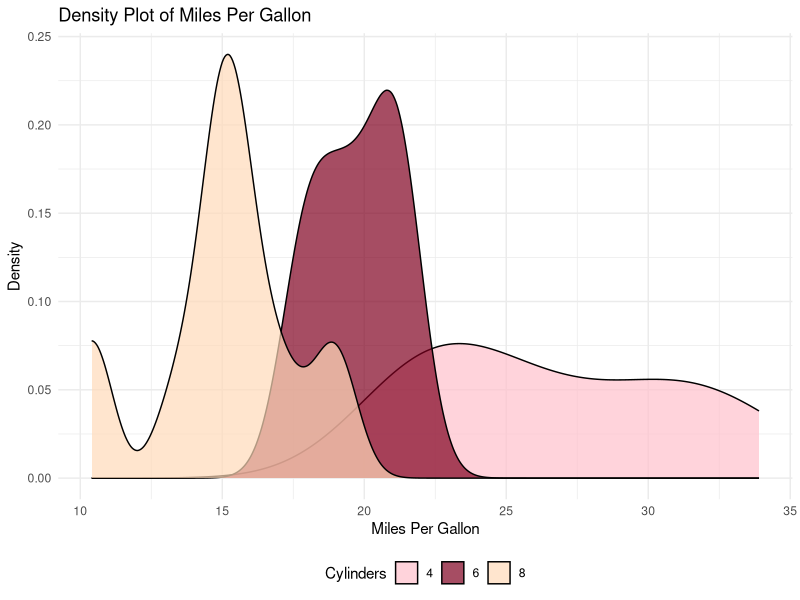

Reproduce this figure in R.
# Install ggplot2 package if it's not already installed
if (!requireNamespace("ggplot2", quietly = TRUE)) {
  install.packages("ggplot2")
}

# Load the ggplot2 library
library(ggplot2)

# Create a sample dataset
data <- mtcars

# Define the color palette
colors <- c("#FFC0CB", "#800020", "#FFDAB9")  # pink, burgundy, peach

# Create a density plot
# ggplot() initializes the ggplot object
# aes() specifies the aesthetic mappings, in this case, we map 'mpg' to the x-axis
# geom_density() adds the density plot layer
density_plot <- ggplot(data, aes(x = mpg, fill = factor(cyl))) + 
  geom_density(alpha = 0.7) +  # alpha specifies the transparency of the density fill
  scale_fill_manual(values = colors, name = "Cylinders") +  # manually set the fill colors
  labs(title = "Density Plot of Miles Per Gallon", # title of the plot
       x = "Miles Per Gallon", # label for the x-axis
       y = "Density") +        # label for the y-axis
  theme_minimal() +            # use a minimal theme for the plot
  theme(legend.position = "bottom") # place the legend at the bottom of the plot

# Print the plot
print(density_plot)
